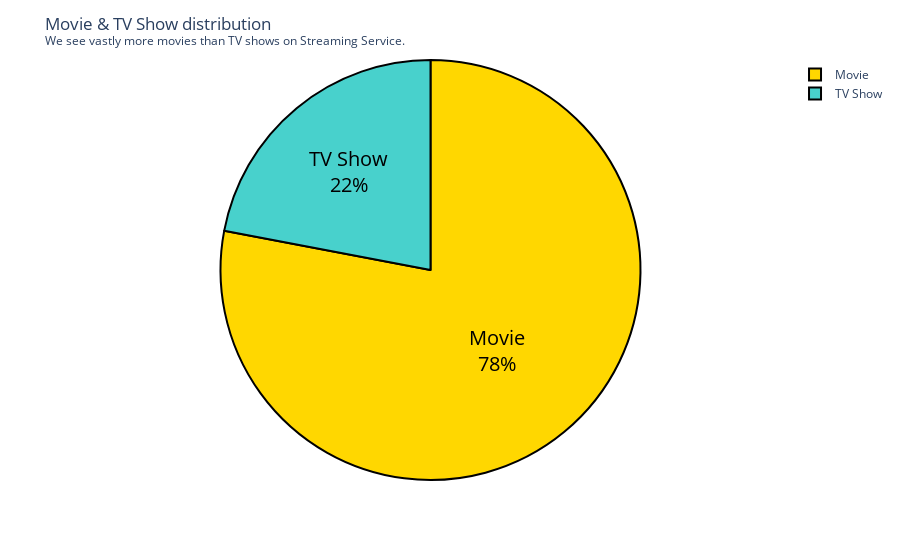

Write notebook code for a chart like this one.
### Code cell
fig = px.pie(ratio, values='type', names=ratio.index)
fig.update_traces(textposition='inside', textinfo='percent+label', textfont_color='#000000', textfont_size=20, marker=dict(colors=colors, line=dict(color='#000000', width=2)))
fig.update_layout(title_text='Movie & TV Show distribution<br><sup>We see vastly more movies than TV shows on Streaming Service.</sup>')
fig.show()
fig.write_html("visualization/one.html")

### Figure 1 — Plotly figure (JSON) as saved in the notebook; plotly's stock layout.template omitted (floating-point values rounded to 4 significant figures)
{"data": [{"domain": {"x": [0, 1], "y": [0, 1]}, "hovertemplate": "index=%{label}<br>type=%{value}<extra></extra>", "labels": ["Movie", "TV Show"], "legendgroup": "", "marker": {"colors": ["gold", "mediumturquoise", "darkorange", "lightgreen"], "line": {"color": "#000000", "width": 2}}, "name": "", "showlegend": true, "textfont": {"color": "#000000", "size": 20}, "textinfo": "percent+label", "textposition": "inside", "type": "pie", "values": [0.78, 0.22]}], "layout": {"legend": {"tracegroupgap": 0}, "margin": {"t": 60}, "title": {"text": "Movie & TV Show distribution<br><sup>We see vastly more movies than TV shows on Streaming Service.</sup>"}}}
